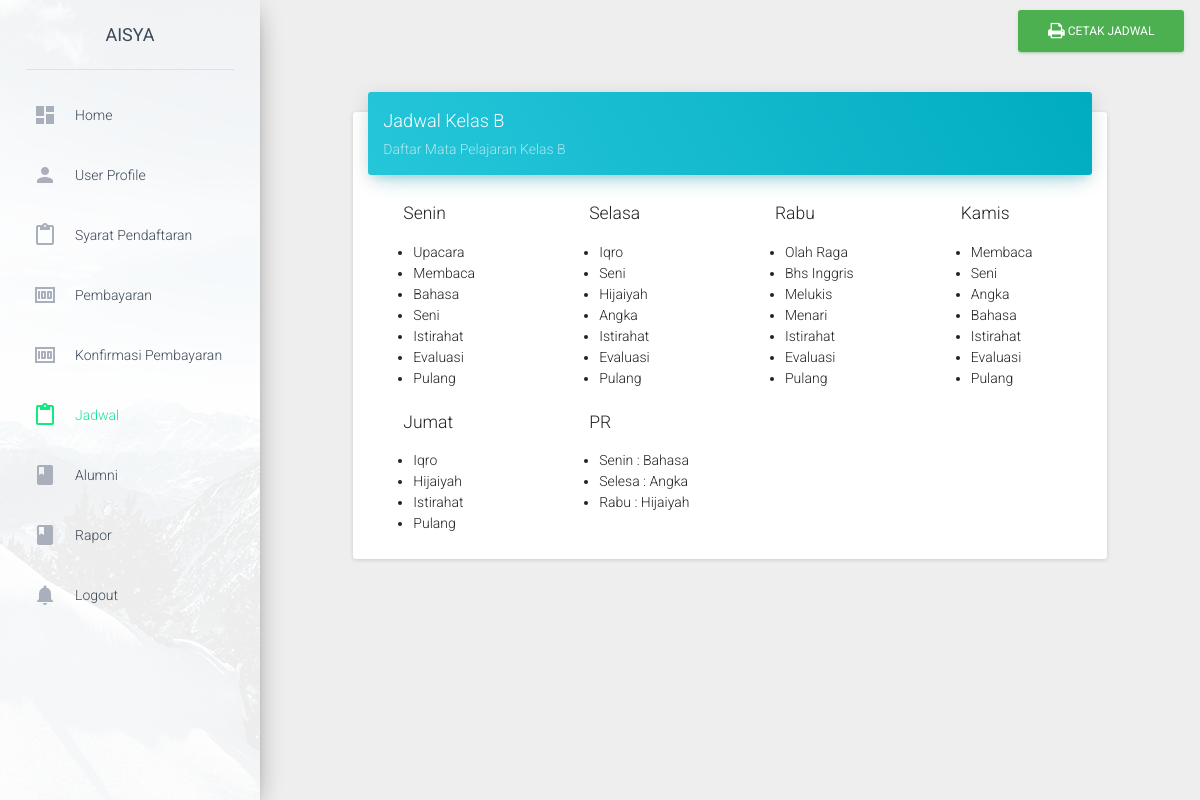
Page /dashboard/index.php?page=24 (signed in) on the committed database.
### tables this page shows
CREATE TABLE `detail_pendaftaran` (
  `Id` int(11) NOT NULL,
  `id_user` int(11) DEFAULT NULL,
  `id_admin` int(11) DEFAULT NULL,
  `tanggal_daftar` date DEFAULT NULL,
  `metode_pembayaran_pendaftaran` varchar(255) DEFAULT NULL COMMENT 'metode_pembayaran',
  `kelas` varchar(255) DEFAULT NULL,
  `usia` varchar(255) DEFAULT NULL,
  `status_pendaftaran` varchar(255) DEFAULT NULL,
  `status_kegiatan` int(11) NOT NULL DEFAULT 0,
  `biaya_kegiatan` int(11) DEFAULT 0,
  `tanggal_kegiatan` date DEFAULT NULL,
  `bukti_konfirmasi_pembayaran_kegiatan` varchar(255) DEFAULT NULL
);

CREATE TABLE `jadwal` (
  `id_jadwal` int(11) NOT NULL,
  `id_hari` int(11) DEFAULT NULL,
  `id_mapel` varchar(255) DEFAULT NULL,
  `kelas` char(1) DEFAULT NULL
);

CREATE TABLE `mapel` (
  `kode_mapel_kegiatan` char(5) NOT NULL DEFAULT '',
  `nama_mapel_kegiatan` varchar(255) DEFAULT NULL
);

### dashboard/include/jadwal_user.php (the view, shortened to what this page needs)
<?php
$queryKelas      =     "SELECT kelas FROM detail_pendaftaran WHERE id_user = $id";
$execQuery       =     mysqli_query($conn, $queryKelas);
if ($execQuery) {
      $kelas =    mysqli_fetch_array($execQuery);
}else{
      echo mysqli_error($conn);
}
?>
<a href="include/cetak_jadwal_user.php?id=<?php echo $id ?>" class="btn btn-success btn-md pull-right"><i class="fa fa-print"></i> Cetak Jadwal</a>
<div class="row">
    <div class="col-sm-12 col-md-8 col-lg-10 col-lg-offset-1">
        <div class="card" style="margin-top: 50px">
            <div class="card-header" data-background-color="blue">
                <h4 class="title">Jadwal Kelas <?php echo $kelas['kelas']; ?></h4>
                <p class="category">Daftar Mata Pelajaran Kelas <?php echo $kelas['kelas']; ?></p>
            </div>
            <div class="card-content">
                  <?php
                  if ($kalas == "A") {
                  ?>
                  <div class="row">
                        <div class="col-sm-3">
                              <h5>Senin</h5>
                              <ul>
                              <?php
                              $querySeninA      =     "SELECT * FROM jadwal a, mapel b WHERE id_hari=1 AND a.id_mapel=b.kode_mapel_kegiatan
                                                            AND a.kelas='A'";
                              $execSeninA       =     mysqli_query($conn, $querySeninA);
                              if ($execSeninA) {
                                    while ($senin = mysqli_fetch_array($execSeninA)) {
                              ?>
                                          <li><?php echo $senin['nama_mapel_kegiatan']; ?></li>
                              <?php
                                    }
                              }
                              ?>
                              </ul>
                        </div>
                        <div class="col-sm-3">
                              <h5>Selasa</h5>
                              <ul>
                              <?php
                              $querySeninA      =     "SELECT * FROM jadwal a, mapel b WHERE id_hari=2 AND a.id_mapel=b.kode_mapel_kegiatan
                                                            AND a.kelas='A'";
                              $execSeninA       =     mysqli_query($conn, $querySeninA);
                              if ($execSeninA) {
                                    while ($senin = mysqli_fetch_array($execSeninA)) {
                              ?>
                                          <li><?php echo $senin['nama_mapel_kegiatan']; ?></li>
                              <?php
                                    }
                              }
                              ?>
                              </ul>
                        </div>
                        <div class="col-sm-3">
                              <h5>Rabu</h5>
                              <ul>
                              <?php
                              $querySeninA      =     "SELECT * FROM jadwal a, mapel b WHERE id_hari=3 AND a.id_mapel=b.kode_mapel_kegiatan
                                                            AND a.kelas='A'";
                              $execSeninA       =     mysqli_query($conn, $querySeninA);
                              if ($execSeninA) {
                                    while ($senin = mysqli_fetch_array($execSeninA)) {
                              ?>
                                          <li><?php echo $senin['nama_mapel_kegiatan']; ?></li>
                              <?php
                                    }
                              }
                              ?>
                              </ul>
                        </div>
                        <div class="col-sm-3">
                              <h5>Kamis</h5>
                              <ul>
                              <?php
                              $querySeninA      =     "SELECT * FROM jadwal a, mapel b WHERE id_hari=4 AND a.id_mapel=b.kode_mapel_kegiatan
                                                            AND a.kelas='A'";
                              $execSeninA       =     mysqli_query($conn, $querySeninA);
                              if ($execSeninA) {
                                    while ($senin = mysqli_fetch_array($execSeninA)) {
                              ?>
                                          <li><?php echo $senin['nama_mapel_kegiatan']; ?></li>
                              <?php
                                    }
                              }
                              ?>
                              </ul>
                        </div>
                  </div>
                  <div class="row">
                        <div class="col-sm-3">
                              <h5>Jumat</h5>
                              <ul>
                              <?php
                              $querySeninA      =     "SELECT * FROM jadwal a, mapel b WHERE id_hari=5 AND a.id_mapel=b.kode_mapel_kegiatan
                                                            AND a.kelas='A'";
                              $execSeninA       =     mysqli_query($conn, $querySeninA);
                              if ($execSeninA) {
                                    while ($senin = mysqli_fetch_array($execSeninA)) {
                              ?>
                                          <li><?php echo $senin['nama_mapel_kegiatan']; ?></li>
                              <?php
                                    }
                              }
                              ?>
                              </ul>
                        </div>
                        <div class="col-sm-3">
                              <h5>PR</h5>
                              <ul>
                              <?php
                              $querySeninA      =     "SELECT * FROM jadwal a, mapel b WHERE id_hari=6 AND a.id_mapel=b.kode_mapel_kegiatan
                                                            AND a.kelas='A'";
                              $execSeninA       =     mysqli_query($conn, $querySeninA);
                              if ($execSeninA) {
                                    while ($senin = mysqli_fetch_array($execSeninA)) {
                              ?>
                                          <li><?php echo $senin['nama_mapel_kegiatan']; ?></li>
                              <?php
                                    }
                              }
                              ?>
                              </ul>
                        </div>
                  </div>
            </div>
                  <?php
                  }else{
                  ?>
            <div class="row">
                        <div class="col-sm-3">
                              <h5>Senin</h5>
                              <ul>
                              <?php
                              $querySeninA      =     "SELECT * FROM jadwal a, mapel b WHERE id_hari=1 AND a.id_mapel=b.kode_mapel_kegiatan
                                                            AND a.kelas='B'";
                              $execSeninA       =     mysqli_query($conn, $querySeninA);
                              if ($execSeninA) {
                                    while ($senin = mysqli_fetch_array($execSeninA)) {
                              ?>
                                          <li><?php echo $senin['nama_mapel_kegiatan']; ?></li>
                              <?php
                                    }
                              }
                              ?>
                              </ul>
                        </div>
                        <div class="col-sm-3">
                              <h5>Selasa</h5>
                              <ul>
                              <?php
                              $querySeninA      =     "SELECT * FROM jadwal a, mapel b WHERE id_hari=2 AND a.id_mapel=b.kode_mapel_kegiatan
                                                            AND a.kelas='B'";
                              $execSeninA       =     mysqli_query($conn, $querySeninA);
                              if ($execSeninA) {
                                    while ($senin = mysqli_fetch_array($execSeninA)) {
                              ?>
                                          <li><?php echo $senin['nama_mapel_kegiatan']; ?></li>
                              <?php
                                    }
                              }
                              ?>
                              </ul>
                        </div>
                        <div class="col-sm-3">
                              <h5>Rabu</h5>
                              <ul>
                              <?php
                              $querySeninA      =     "SELECT * FROM jadwal a, mapel b WHERE id_hari=3 AND a.id_mapel=b.kode_mapel_kegiatan
                                                            AND a.kelas='B'";
                              $execSeninA       =     mysqli_query($conn, $querySeninA);
                              if ($execSeninA) {
                                    while ($senin = mysqli_fetch_array($execSeninA)) {
                              ?>
                                          <li><?php echo $senin['nama_mapel_kegiatan']; ?></li>
                              <?php
                                    }
                              }
                              ?>
                              </ul>
                        </div>
                        <div class="col-sm-3">
                              <h5>Kamis</h5>
                              <ul>
                              <?php
                              $querySeninA      =     "SELECT * FROM jadwal a, mapel b WHERE id_hari=4 AND a.id_mapel=b.kode_mapel_kegiatan
                                                            AND a.kelas='B'";
                              $execSeninA       =     mysqli_query($conn, $querySeninA);
                              if ($execSeninA) {
                                    while ($senin = mysqli_fetch_array($execSeninA)) {
                              ?>
                                          <li><?php echo $senin['nama_mapel_kegiatan']; ?></li>
                              <?php
                                    }
                              }
                              ?>
                              </ul>
                        </div>
                  </div>
                  <div class="row">
                        <div class="col-sm-3">
                              <h5>Jumat</h5>
                              <ul>
                              <?php
                              $querySeninA      =     "SELECT * FROM jadwal a, mapel b WHERE id_hari=5 AND a.id_mapel=b.kode_mapel_kegiatan
                                                            AND a.kelas='B'";
                              $execSeninA       =     mysqli_query($conn, $querySeninA);
                              if ($execSeninA) {
                                    while ($senin = mysqli_fetch_array($execSeninA)) {
                              ?>
                                          <li><?php echo $senin['nama_mapel_kegiatan']; ?></li>
                              <?php
                                    }
                              }
                              ?>
                              </ul>
                        </div>
                        <div class="col-sm-3">
                              <?php
                              $arrPRHari = array('Senin','Selesa','Rabu','Kamis','Jumat');
                              ?>
                              <h5>PR</h5>
                              <ul>
                              <?php
                              $querySeninA      =     "SELECT * FROM jadwal a, mapel b WHERE id_hari=6 AND a.id_mapel=b.kode_mapel_kegiatan
                                                            AND a.kelas='B'";
                              $execSeninA       =     mysqli_query($conn, $querySeninA);
                              if ($execSeninA) {
                                    $i = 0;
                                    while ($senin = mysqli_fetch_array($execSeninA)) {
                              ?>
                                          <li><?php echo $arrPRHari[$i].' : '.$senin['nama_mapel_kegiatan']; ?></li>
                              <?php
                                    $i++;
                                    }
                              }
                              ?>
                              </ul>
                        </div>
                  </div>
                  <?php
                  }
                  ?>
        </div>
    </div>
</div>
</div>

### rows in the picture
detail_pendaftaran: kelas "B"
jadwal: id_mapel.nama_mapel_kegiatan "Upacara"
jadwal: id_mapel.nama_mapel_kegiatan "Membaca"
jadwal: id_mapel.nama_mapel_kegiatan "Bahasa"
jadwal: id_mapel.nama_mapel_kegiatan "Seni"
jadwal: id_mapel.nama_mapel_kegiatan "Istirahat"
jadwal: id_mapel.nama_mapel_kegiatan "Evaluasi"
jadwal: id_mapel.nama_mapel_kegiatan "Pulang"
jadwal: id_mapel.nama_mapel_kegiatan "Iqro"
jadwal: id_mapel.nama_mapel_kegiatan "Seni"
jadwal: id_mapel.nama_mapel_kegiatan "Hijaiyah"
jadwal: id_mapel.nama_mapel_kegiatan "Angka"
jadwal: id_mapel.nama_mapel_kegiatan "Istirahat"
jadwal: id_mapel.nama_mapel_kegiatan "Evaluasi"
jadwal: id_mapel.nama_mapel_kegiatan "Pulang"
jadwal: id_mapel.nama_mapel_kegiatan "Olah Raga"
jadwal: id_mapel.nama_mapel_kegiatan "Bhs Inggris"
jadwal: id_mapel.nama_mapel_kegiatan "Melukis"
jadwal: id_mapel.nama_mapel_kegiatan "Menari"
jadwal: id_mapel.nama_mapel_kegiatan "Istirahat"
jadwal: id_mapel.nama_mapel_kegiatan "Evaluasi"
jadwal: id_mapel.nama_mapel_kegiatan "Pulang"
jadwal: id_mapel.nama_mapel_kegiatan "Membaca"
jadwal: id_mapel.nama_mapel_kegiatan "Seni"
jadwal: id_mapel.nama_mapel_kegiatan "Angka"
jadwal: id_mapel.nama_mapel_kegiatan "Bahasa"
jadwal: id_mapel.nama_mapel_kegiatan "Istirahat"
jadwal: id_mapel.nama_mapel_kegiatan "Evaluasi"
jadwal: id_mapel.nama_mapel_kegiatan "Pulang"
jadwal: id_mapel.nama_mapel_kegiatan "Iqro"
jadwal: id_mapel.nama_mapel_kegiatan "Hijaiyah"
jadwal: id_mapel.nama_mapel_kegiatan "Istirahat"
jadwal: id_mapel.nama_mapel_kegiatan "Pulang"
jadwal: i "Senin", id_mapel.nama_mapel_kegiatan "Bahasa"
jadwal: i "Selesa", id_mapel.nama_mapel_kegiatan "Angka"
jadwal: i "Rabu", id_mapel.nama_mapel_kegiatan "Hijaiyah"

### other values in the picture
$nama "AISYA"
